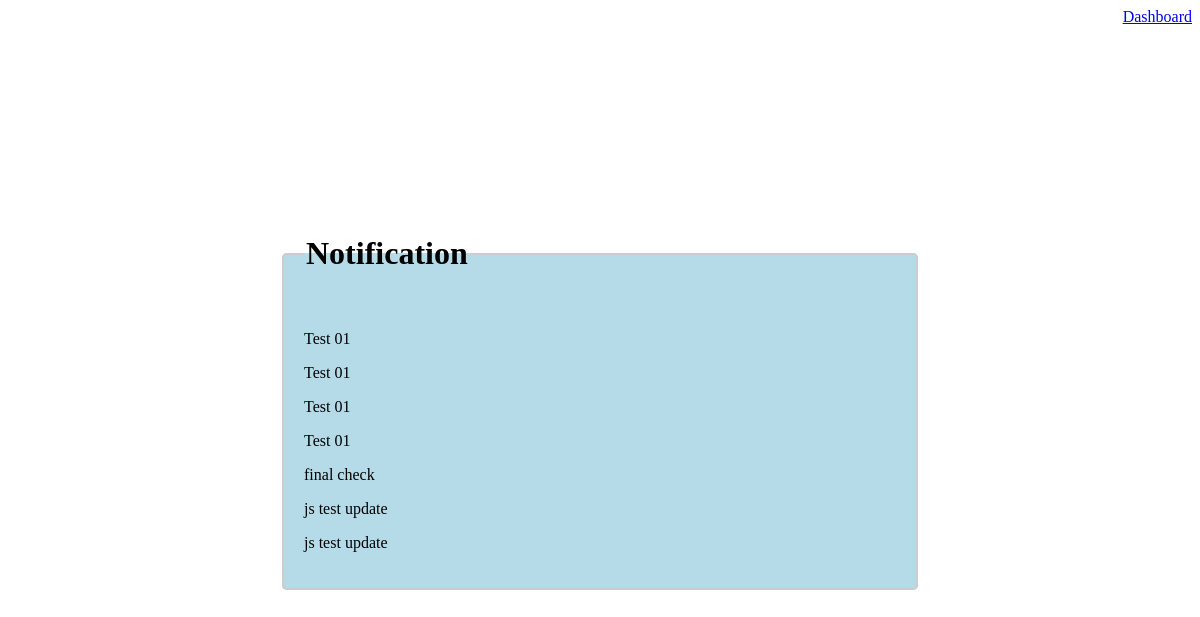
Page /mvc/views/user_notification.php (signed in) on the committed database.
### tables this page shows
CREATE TABLE `notifications` (
  `id` int(11) NOT NULL,
  `notification` text NOT NULL,
  `created_at` timestamp NOT NULL DEFAULT current_timestamp()
);

### mvc/views/user_notification.php (the view, shortened to what this page needs)
<!DOCTYPE html>
<html>
	<head>
	</head>
	<body>
		<header style="text-align: right;">
  <nav>
  <a href="../views/user_dashboard.php">Dashboard</a>
  </nav>
</header>
        <?php
       $servername = "localhost";
       $username = "root";
       $password = "";
       $dbname = "project";
       $conn = mysqli_connect($servername, $username, $password, $dbname);
       ?>
		<fieldset>
			<legend><h1>Notification</h1></legend>
			<?php
				$sql = "SELECT * FROM notifications ORDER BY id DESC";
				$result = mysqli_query($conn, $sql);
				if (mysqli_num_rows($result) > 0) {
					while ($row = mysqli_fetch_assoc($result)) {
						$notification = $row['notification'];
						echo "<p>$notification
							  </p>";
					}
				} else {
					echo "No notifications found";
				}
			?>
		</fieldset>
  </body>
</html>

### mvc/views/user_notification.php (style rules this page uses)
fieldset { position: relative; top: 50%; transform: translateY(50%); width: 50%; margin: auto; border: 2px solid #ccc; border-radius: 5px; background-color: #ADD8E6; background-color: rgba(173, 216, 230, 0.9); padding: 20px; }

### rows in the picture
notifications: notification "Test 01"
notifications: notification "Test 01"
notifications: notification "Test 01"
notifications: notification "Test 01"
notifications: notification "final check"
notifications: notification "js test update"
notifications: notification "js test update"
